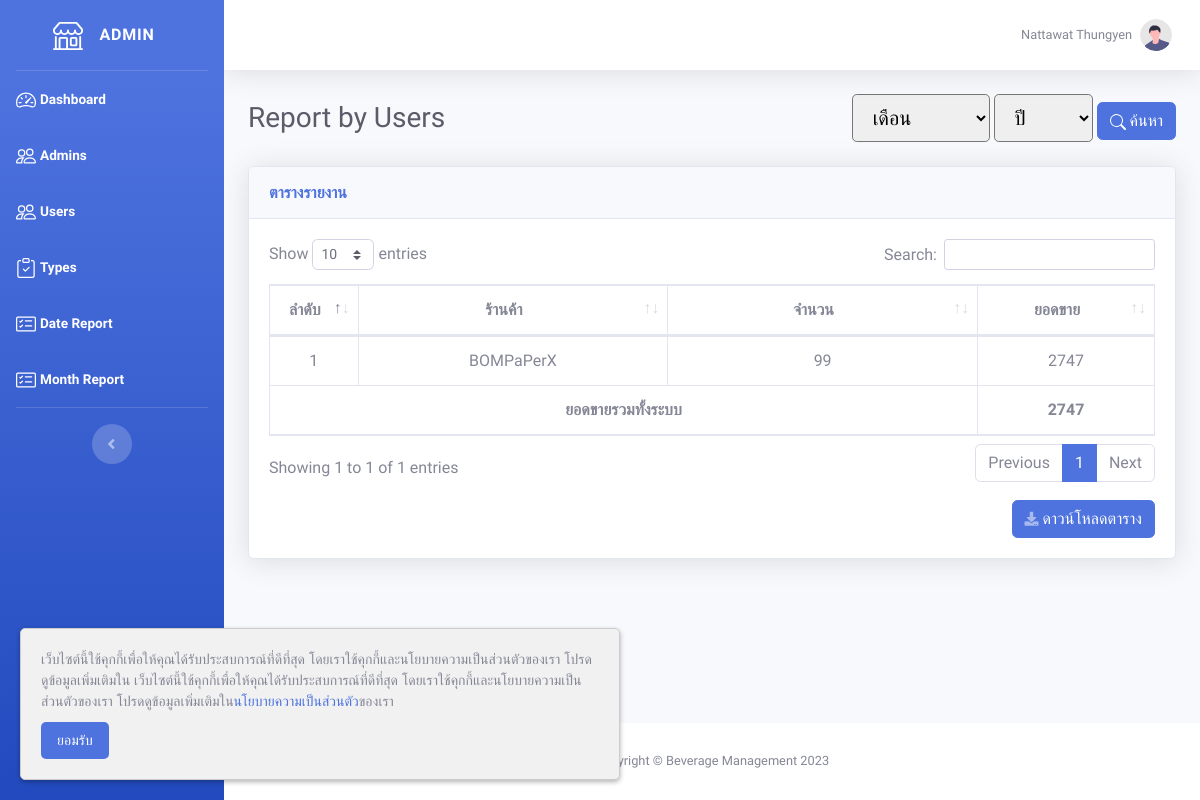
Page /admin/report_user.php (signed in) on the earlier database version.
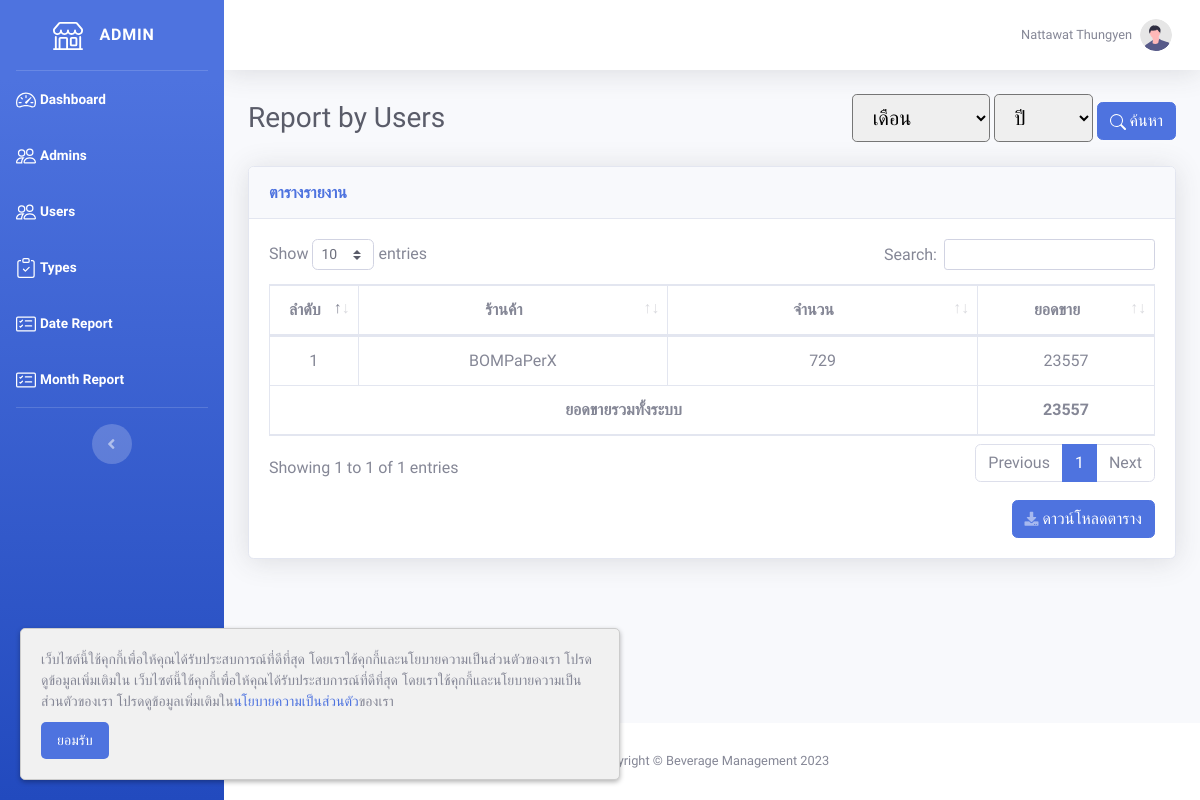
Same page on the later database version.
### tables this page shows
CREATE TABLE `user` (
  `user_id` int(10) NOT NULL,
  `email` varchar(255) NOT NULL,
  `password` varchar(255) NOT NULL,
  `password_view` varchar(255) NOT NULL,
  `status` tinyint(1) NOT NULL COMMENT '0=disable\r\n1=enable',
  `agree` tinyint(1) NOT NULL,
  `firstname` varchar(255) NOT NULL,
  `lastname` varchar(255) NOT NULL,
  `id_number` varchar(13) NOT NULL,
  `phone` varchar(10) NOT NULL,
  `line` varchar(255) NOT NULL,
  `address` text NOT NULL,
  `store` varchar(255) NOT NULL,
  `description` text NOT NULL,
  `img_path` text NOT NULL
);

### admin/report_user.php (the view, shortened to what the changed rows need)
<!DOCTYPE html>
<html lang="en">
<?php
require '../include/connect.php';
include '../include/header.php';
$report_data = $connect->prepare("SELECT * FROM user INNER JOIN product ON user.user_id = product.user_id INNER JOIN record ON product.product_id = record.product_id INNER JOIN payment ON record.no_receipt = payment.no_receipt GROUP BY user.user_id");
$report_data->execute();
$row_report = $report_data->fetchAll(PDO::FETCH_ASSOC);
?>
<body id="page-top">
    <div id="wrapper">
        <div id="content-wrapper" class="d-flex flex-column">
            <div id="content">
                <div class="container-fluid">
                    <div class="d-sm-flex align-items-center justify-content-between mb-4">
                        <h1 class="h3 mb-0 text-gray-800">Report by Users</h1>
                    </div>
                    <div class="card shadow mb-4">
                        <div class="card-body">
                            <div class="table-responsive">
                                <table class="table table-bordered" id="dataTable" width="100%" cellspacing="0">
                                    <thead>
                                        <tr>
                                            <th width="10%" class="text-center">ลำดับ</th>
                                            <th width="35%" class="text-center">ร้านค้า</th>
                                            <th width="35%" class="text-center">จำนวน</th>
                                            <th width="20%" class="text-center">ยอดขาย</th>
                                        </tr>
                                    </thead>
                                    <tbody>
                                        <?php
                                        $all_price = 0;
                                        $j = 1;
                                        foreach ($row_report as $row) {
                                            $price = $connect->prepare("SELECT net_price, quantity FROM record INNER JOIN product ON record.product_id = product.product_id INNER JOIN user ON product.user_id = user.user_id WHERE user.user_id = '" . $row['user_id'] . "'");
                                            $price->execute();
                                            $row_price = $price->fetchAll(PDO::FETCH_ASSOC);
                                            $total_price = 0;
                                            $total_quantity = 0;
                                            foreach ($row_price as $rp) {
                                                $total_price += $rp['net_price'] * $rp['quantity'];
                                                $total_quantity += $rp['quantity'];
                                            }
                                            $all_price += $total_price;
                                        ?>
                                            <tr>
                                                <td class="text-center"><?= $j++ ?></td>
                                                <td class="text-center"><?= $row['store'] ?></td>
                                                <td class="text-center"><?= $total_quantity ?></td>
                                                <td class="text-center"><?= $total_price ?></td>
                                            </tr>
                                        <?php } ?>
                                    </tbody>
                                    <tfoot>
                                        <tr>
                                            <th colspan="3" class="text-center">ยอดขายรวมทั้งระบบ</th>
                                            <th class="text-center"><?= $all_price ?></th>
                                        </tr>
                                    </tfoot>
                                </table>
                            </div>
                        </div>
                    </div>
                </div>
            </div>
        </div>
    </div>
</body>
</html>

Differences in the rows shown:
changed user "BOMPaPerX": total_quantity "99" → "729"; total_price "2747" → "23557"
Other differences:
$all_price: "2747" → "23557"
